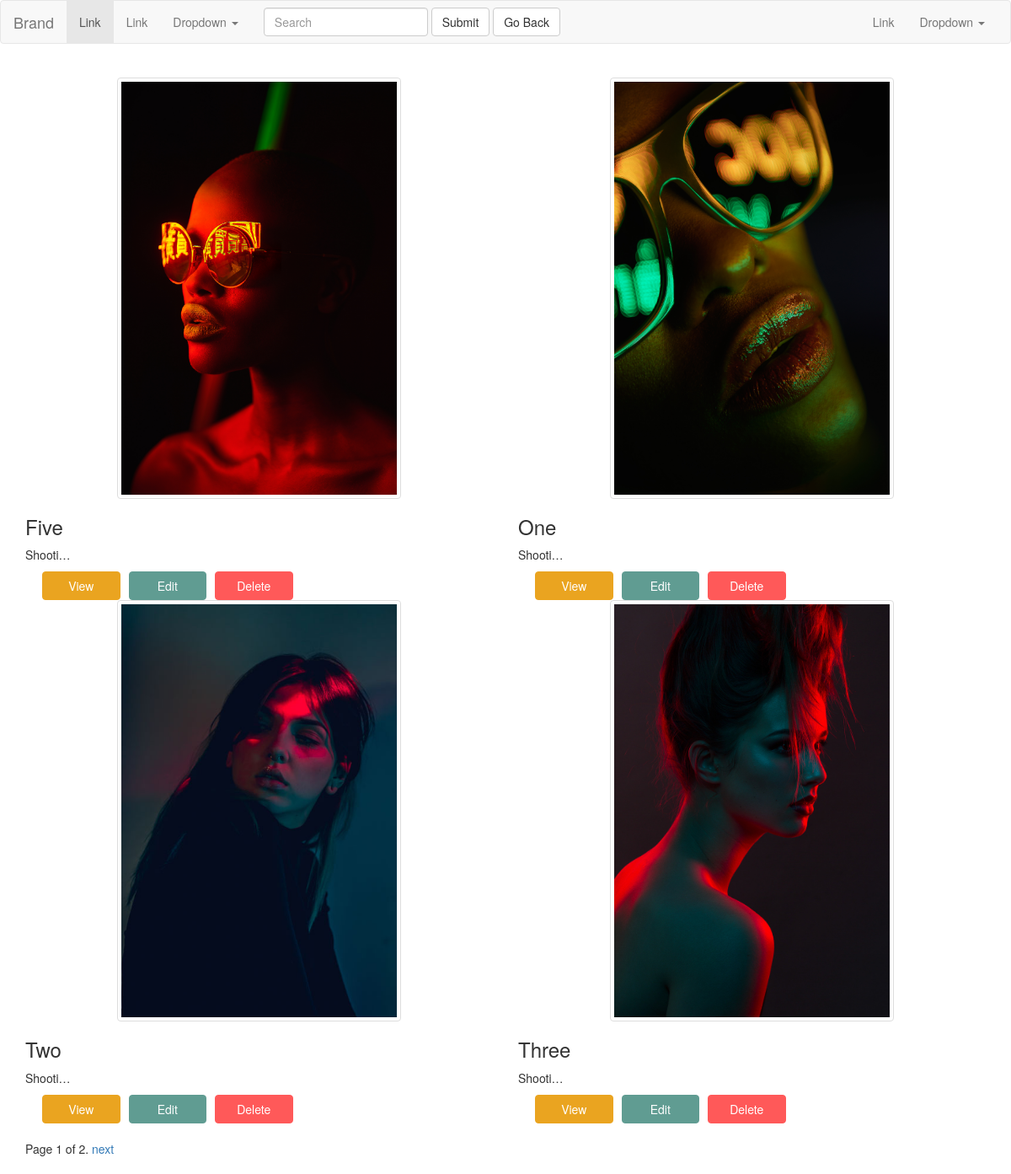
Page /posts/list/ (signed in) on the committed database.
### posts/models.py (models this page shows, shortened)
class Post(models.Model):
    author = models.ForeignKey(User,default=1)
    title = models.CharField(max_length=50)
    image = models.ImageField(null=True , blank=True,upload_to="Django_images")
    content = models.TextField()
    draft = models.BooleanField(default=False)
    publish = models.DateField(auto_now=True)
    updated = models.DateTimeField(auto_now=True)
    timestamp = models.DateTimeField(auto_now_add=True)
    slug = models.SlugField(unique=True , null=True)
    def get_absolute_url(self):
        return reverse("posts:detail", kwargs={"slug": self.slug})
    class Meta:
        ordering =['-timestamp' ,'-updated']

### posts/views.py (the view, shortened to what this page needs)
def post_list(request):
	today = timezone.now().date()
	if request.user.is_staff or request.user.is_superuser:
		obj_list = Post.objects.all()
	else:
		obj_list = Post.objects.filter(draft=False).filter(publish__lte=today)
	query = request.GET.get("q")
	paginator = Paginator(obj_list, 4) # Show 5 contacts per page
	page = request.GET.get('page')
	try:
		obj = paginator.page(page)
	except PageNotAnInteger:
		obj = paginator.page(1)
	except EmptyPage:
		obj = paginator.page(paginator.num_pages)
	context = {
	"post_list": obj,
	"today": today,
	}
	return render(request, 'post_list.html', context)

### posts/templates/post_list.html (shortened to what this page needs)
{% extends "base.html" %}
{% block content %}
<div class="row">
    {% for object in post_list %}
        <div class="col-sm-6" style="top:20px">
            <div class="">
            {% if object.image %}
            <img src="{{object.image.url}}" class="img img-responsive thumbnail list-images">
            {% endif %}
                <div class="caption  ">
                    <h3>{{object.title}}</a></h3>
            <p> {{object.content|linebreaks|truncatechars:10}}</p>
            <p>
            <a href="{{object.get_absolute_url}}" class="btn btn-primary col-sm-2" style="left:20px">View</a>
            {% if requset.user.is_staff or request.user.is_superuser %}
            <a href="{% url 'posts:update' slug=object.slug %}" class="btn btn-success col-sm-2" style="left:30px">Edit</a>
            <a  href="{% url 'posts:delete' slug=object.slug %}" class="btn btn-danger col-sm-2"  style="left:40px" >Delete</a>
             {% endif %}
            </p>
                </div>
            </div>
        </div>
    {% endfor %}
    </div>
    <br>
    <div class="pagination">
        <span class="step-links">
            <span class="current">
                Page {{ post_list.number }} of {{ post_list.paginator.num_pages }}.
            </span>
            {% if post_list.has_next %}
                <a href="?page={{ post_list.next_page_number }}">next</a>
            {% endif %}
        </span>
    </div>
{% endblock content %}

### static/css/base.css (style rules this page uses)
.list-images { object-fit: cover !important; height:500px !important; max-width:350% !important; margin:auto !important; }
.btn-primary { color: #fff !important; background-color: #eaa420 !important; border-color: #eaa420 !important; }
.btn-success { color: #fff !important; background-color: #609c92 !important; border-color: #609c92 !important; }
.btn-danger { color: #fff !important; background-color: #ff5959 !important; border-color: #ff5959 !important; }

### rows in the picture
Post: image (picture), title "Five", content "Shooti…"
Post: image (picture), title "One", content "Shooti…"
Post: image (picture), title "Two", content "Shooti…"
Post: image (picture), title "Three", content "Shooti…"

### other values in the picture
{{ post_list.number }} "1"
{{ post_list.paginator.num_pages }} "2"
